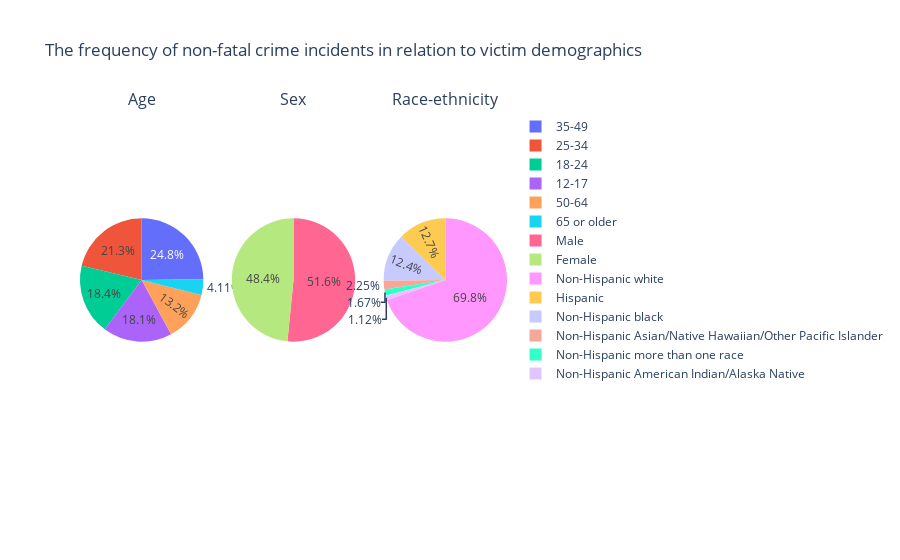

The notebook cell saved with this chart:
### Code cell
# Create subplots with 1 row and 3 columns, specifying the subplot type as 'domain'
fig = make_subplots(rows=1, cols=3, specs=[[{'type':'domain'}, {'type':'domain'}, {'type':'domain'}]],
                    subplot_titles=["Age", "Sex", "Race-ethnicity"])

# Define data and titles
data = [
    (pers_vectimdf["age"], "Age"),
    (pers_vectimdf["sex"], "Sex"),
    (pers_vectimdf["race-ethnicity"], "Race-ethnicity")
]

# Add pie charts
for i, (column, title) in enumerate(data, start=1):
    counts = column.value_counts(normalize=True).sort_index()
    fig.add_trace(go.Pie(labels=counts.index, values=counts.values, name=title), row=1, col=i)

# Update layout
fig.update_layout(title_text="The frequency of non-fatal crime incidents in relation to victim demographics")

# Show plot
fig.show()

### Figure 1 — Plotly figure (JSON) as saved in the notebook; plotly's stock layout.template omitted (floating-point values rounded to 4 significant figures)
{"data": [{"domain": {"x": [0, 0.2889], "y": [0, 1]}, "labels": ["12-17", "18-24", "25-34", "35-49", "50-64", "65 or older"], "name": "Age", "type": "pie", "values": [0.1814, 0.1845, 0.2132, 0.248, 0.1318, 0.04115]}, {"domain": {"x": [0.3556, 0.6444], "y": [0, 1]}, "labels": ["Female", "Male"], "name": "Sex", "type": "pie", "values": [0.4842, 0.5158]}, {"domain": {"x": [0.7111, 1], "y": [0, 1]}, "labels": ["Hispanic", "Non-Hispanic American Indian/Alaska Native", "Non-Hispanic Asian/Native Hawaiian/Other Pacific Islander", "Non-Hispanic black", "Non-Hispanic more than one race", "Non-Hispanic white"], "name": "Race-ethnicity", "type": "pie", "values": [0.1275, 0.01115, 0.02249, 0.1244, 0.01673, 0.6978]}], "layout": {"annotations": [{"font": {"size": 16}, "showarrow": false, "text": "Age", "x": 0.1444, "xanchor": "center", "xref": "paper", "y": 1, "yanchor": "bottom", "yref": "paper"}, {"font": {"size": 16}, "showarrow": false, "text": "Sex", "x": 0.5, "xanchor": "center", "xref": "paper", "y": 1, "yanchor": "bottom", "yref": "paper"}, {"font": {"size": 16}, "showarrow": false, "text": "Race-ethnicity", "x": 0.8556, "xanchor": "center", "xref": "paper", "y": 1, "yanchor": "bottom", "yref": "paper"}], "title": {"text": "The frequency of non-fatal crime incidents in relation to victim demographics"}}}
